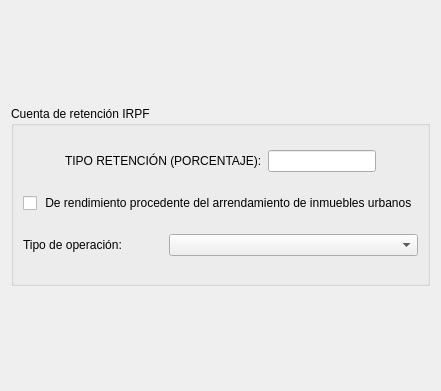
        <widget class="QWidget" name="tab_3">
         <attribute name="title">
          <string>Cuentas retención</string>
         </attribute>
         <layout class="QVBoxLayout" name="verticalLayout_10">
          <item>
           <spacer name="verticalSpacer_2">
            <property name="orientation">
             <enum>Qt::Vertical</enum>
            </property>
            <property name="sizeHint" stdset="0">
             <size>
              <width>20</width>
              <height>95</height>
             </size>
            </property>
           </spacer>
          </item>
          <item>
           <widget class="QGroupBox" name="retenciongroupBox">
            <property name="minimumSize">
             <size>
              <width>0</width>
              <height>180</height>
             </size>
            </property>
            <property name="title">
             <string>Cuenta de retención IRPF</string>
            </property>
            <property name="checkable">
             <bool>false</bool>
            </property>
            <property name="checked">
             <bool>false</bool>
            </property>
            <layout class="QVBoxLayout" name="verticalLayout_9">
             <item>
              <layout class="QHBoxLayout" name="horizontalLayout_16">
               <item>
                <spacer name="horizontalSpacer_8">
                 <property name="orientation">
                  <enum>Qt::Horizontal</enum>
                 </property>
                 <property name="sizeHint" stdset="0">
                  <size>
                   <width>40</width>
                   <height>20</height>
                  </size>
                 </property>
                </spacer>
               </item>
               <item>
                <widget class="QLabel" name="label_16">
                 <property name="text">
                  <string>TIPO RETENCIÓN (PORCENTAJE):</string>
                 </property>
                </widget>
               </item>
               <item>
                <widget class="QLineEdit" name="tiporetlineEdit">
                 <property name="maximumSize">
                  <size>
                   <width>115</width>
                   <height>16777215</height>
                  </size>
                 </property>
                </widget>
               </item>
               <item>
                <spacer name="horizontalSpacer_9">
                 <property name="orientation">
                  <enum>Qt::Horizontal</enum>
                 </property>
                 <property name="sizeHint" stdset="0">
                  <size>
                   <width>40</width>
                   <height>20</height>
                  </size>
                 </property>
                </spacer>
               </item>
              </layout>
             </item>
             <item>
              <widget class="QCheckBox" name="alquilercheckBox">
               <property name="text">
                <string> De rendimiento procedente del arrendamiento de inmuebles urbanos</string>
               </property>
              </widget>
             </item>
             <item>
              <layout class="QHBoxLayout" name="horizontalLayout_17">
               <item>
                <widget class="QLabel" name="label_17">
                 <property name="maximumSize">
                  <size>
                   <width>140</width>
                   <height>16777215</height>
                  </size>
                 </property>
                 <property name="text">
                  <string>Tipo de operación:</string>
                 </property>
                </widget>
               </item>
               <item>
                <widget class="QComboBox" name="operacionretcomboBox">
                 <property name="maximumSize">
                  <size>
                   <width>515</width>
                   <height>16777215</height>
                  </size>
                 </property>
                </widget>
               </item>
              </layout>
             </item>
            </layout>
           </widget>
          </item>
          <item>
           <spacer name="verticalSpacer">
            <property name="orientation">
             <enum>Qt::Vertical</enum>
            </property>
            <property name="sizeHint" stdset="0">
             <size>
              <width>20</width>
              <height>94</height>
             </size>
            </property>
           </spacer>
          </item>
         </layout>
        </widget>
